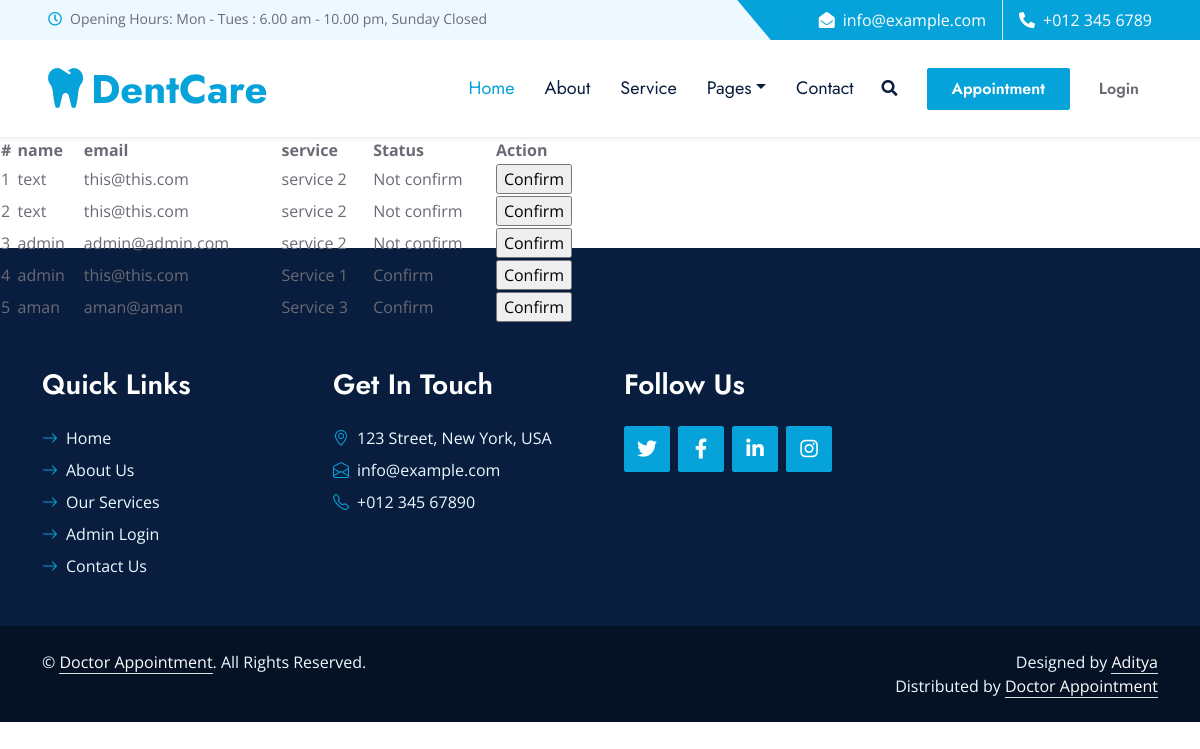
The page /booking1.php on the database its author committed.
### tables this page shows
CREATE TABLE `appointment` (
  `id` int(10) NOT NULL,
  `service` varchar(10) NOT NULL,
  `doctor` varchar(15) NOT NULL,
  `name` varchar(15) NOT NULL,
  `email` varchar(15) NOT NULL,
  `date` varchar(10) NOT NULL,
  `time` varchar(10) NOT NULL,
  `status` varchar(20) NOT NULL DEFAULT 'Not confirm',
  `action` varchar(10) NOT NULL
);

### booking1.php (the view, shortened to what this page needs)
<!DOCTYPE html>
<html>
<?php
include('../admin/includes/head.php');
?>
<body class="hold-transition skin-blue sidebar-mini">
<div class="wrapper">
  <?php
  include('../admin/includes/header.php');
  ?>
  <div class="content-wrapper">
    <table style="width:50%">
        <tr>
        <th>#</th>
            <th>name</th>
            <th>email</th>
            <th>service</th>
            <th>Status</th>
            <th>Action</th>
        </tr>
        <?php
        $count = 1;
        $query = "SELECT * FROM appointment ";
        $data = mysqli_query($connect, $query);
        while ($row = mysqli_fetch_object($data))
        {
            ?>
        <tr>
        <td><?=$count++?></td>
        <td><?=$row->name?></td>
        <td><?=$row->email?></td>
        <td><?=$row->service?></td>
        <td><?=$row->status?></td>
        <td>
            <form action="" method="POST"><input type="hidden" name="hide" value="<?=$row->id?>"><input type="submit" value="Confirm" name="confirm"></form>
        </td>
        </tr>
<?php
        }
        ?>
    </table>
  </div>
</div><?php
include('../admin/includes/footer.php');
?>
</body>
</html>

### includes/head.php (shortened to what this page needs)
<head>
    <link href="https://cdnjs.cloudflare.com/ajax/libs/font-awesome/5.10.0/css/all.min.css" rel="stylesheet">
    <link href="https://cdn.jsdelivr.net/npm/bootstrap-icons@1.4.1/font/bootstrap-icons.css" rel="stylesheet">
    <link href="lib/owlcarousel/assets/owl.carousel.min.css" rel="stylesheet">
    <link href="lib/animate/animate.min.css" rel="stylesheet">
    <link href="lib/tempusdominus/css/tempusdominus-bootstrap-4.min.css" rel="stylesheet" />
    <link href="lib/twentytwenty/twentytwenty.css" rel="stylesheet" />
    <link href="css/bootstrap.min.css" rel="stylesheet">
    <link href="css/style.css" rel="stylesheet">
</head>

### includes/header.php (shortened to what this page needs)
<div class="container-fluid bg-light ps-5 pe-0 d-none d-lg-block">
    <div class="row gx-0">
        <div class="col-md-6 text-center text-lg-start mb-2 mb-lg-0">
            <div class="d-inline-flex align-items-center">
                <small class="py-2"><i class="far fa-clock text-primary me-2"></i>Opening Hours: Mon - Tues : 6.00 am - 10.00 pm, Sunday Closed </small>
            </div>
        </div>
        <div class="col-md-6 text-center text-lg-end">
            <div class="position-relative d-inline-flex align-items-center bg-primary text-white top-shape px-5">
                <div class="me-3 pe-3 border-end py-2">
                    <p class="m-0"><i class="fa fa-envelope-open me-2"></i>info@example.com</p>
                </div>
                <div class="py-2">
                    <p class="m-0"><i class="fa fa-phone-alt me-2"></i>+012 345 6789</p>
                </div>
            </div>
        </div>
    </div>
</div>
<nav class="navbar navbar-expand-lg bg-white navbar-light shadow-sm px-5 py-3 py-lg-0">
    <a href="index.php" class="navbar-brand p-0">
        <h1 class="m-0 text-primary"><i class="fa fa-tooth me-2"></i>DentCare</h1>
    </a>
    <div class="collapse navbar-collapse" id="navbarCollapse">
        <div class="navbar-nav ms-auto py-0">
            <a href="index.php" class="nav-item nav-link active">Home</a>
            <a href="about.php" class="nav-item nav-link">About</a>
            <a href="service.php" class="nav-item nav-link">Service</a>
            <div class="nav-item dropdown">
                <a href="#" class="nav-link dropdown-toggle" data-bs-toggle="dropdown">Pages</a>
            </div>
            <a href="contact.php" class="nav-item nav-link">Contact</a>
        </div>
        <button type="button" class="btn text-dark" data-bs-toggle="modal" data-bs-target="#searchModal"><i class="fa fa-search"></i></button>
        <a href="appointment.php" class="btn btn-primary py-2 px-4 ms-3">Appointment</a>
        <?php
        if(isset($_SESSION['login']))
        {
        ?>
           <a href="includes/logout.php" class="btn btn-xs uppercase ms-3">Logout</a>
           <?php
        }
        else
        {
        ?>
            <a href="login.php" class="btn btn-xs uppercase ms-3">Login</a>
        <?php
        }
        ?>
    </div>
</nav>

### includes/footer.php (shortened to what this page needs)
<div class="container-fluid bg-dark text-light py-5 wow fadeInUp" data-wow-delay="0.3s" style="margin-top: -75px;">
        <div class="container pt-5">
            <div class="row g-5 pt-4">
                <div class="col-lg-3 col-md-6">
                    <h3 class="text-white mb-4">Quick Links</h3>
                    <div class="d-flex flex-column justify-content-start">
                        <a class="text-light mb-2" href="index.php"><i class="bi bi-arrow-right text-primary me-2"></i>Home</a>
                        <a class="text-light mb-2" href="about.php"><i class="bi bi-arrow-right text-primary me-2"></i>About Us</a>
                        <a class="text-light mb-2" href="service.php"><i class="bi bi-arrow-right text-primary me-2"></i>Our Services</a>
                        <a class="text-light mb-2" href="admin/index.php"><i class="bi bi-arrow-right text-primary me-2"></i>Admin Login</a>
                        <a class="text-light" href="contact.php"><i class="bi bi-arrow-right text-primary me-2"></i>Contact Us</a>
                    </div>
                </div>
                <div class="col-lg-3 col-md-6">
                    <h3 class="text-white mb-4">Get In Touch</h3>
                    <p class="mb-2"><i class="bi bi-geo-alt text-primary me-2"></i>123 Street, New York, USA</p>
                    <p class="mb-2"><i class="bi bi-envelope-open text-primary me-2"></i>info@example.com</p>
                    <p class="mb-0"><i class="bi bi-telephone text-primary me-2"></i>+012 345 67890</p>
                </div>
                <div class="col-lg-3 col-md-6">
                    <h3 class="text-white mb-4">Follow Us</h3>
                    <div class="d-flex">
                        <a class="btn btn-lg btn-primary btn-lg-square rounded me-2" href="#"><i class="fab fa-twitter fw-normal"></i></a>
                        <a class="btn btn-lg btn-primary btn-lg-square rounded me-2" href="#"><i class="fab fa-facebook-f fw-normal"></i></a>
                        <a class="btn btn-lg btn-primary btn-lg-square rounded me-2" href="#"><i class="fab fa-linkedin-in fw-normal"></i></a>
                        <a class="btn btn-lg btn-primary btn-lg-square rounded" href="#"><i class="fab fa-instagram fw-normal"></i></a>
                    </div>
                </div>
            </div>
        </div>
    </div>
    <div class="container-fluid text-light py-4" style="background: #051225;">
        <div class="container">
            <div class="row g-0">
                <div class="col-md-6 text-center text-md-start">
                    <p class="mb-md-0">&copy; <a class="text-white border-bottom" href="#">Doctor Appointment</a>. All Rights Reserved.</p>
                </div>
                <div class="col-md-6 text-center text-md-end">
                    <p class="mb-0">Designed by <a class="text-white border-bottom" href="https://google.com">Aditya</a><br>
                        Distributed by <a class="text-white border-bottom" href="https://google.com">Doctor Appointment</a>
                    </p>
                </div>
            </div>
        </div>
    </div>

### css/style.css (style rules this page uses)
:root { --primary: #06A3DA; --secondary: #F57E57; --light: #EEF9FF; --dark: #091E3E; }
h1, h2, .font-weight-bold { font-weight: 700 !important; }
h3, h4, .font-weight-semi-bold { font-weight: 600 !important; }
.btn { font-family: 'Jost', sans-serif; font-weight: 600; transition: .5s; }
.btn-primary, .btn-secondary { color: #FFFFFF; }
.btn-lg-square { width: 46px; height: 46px; }
.btn-square, .btn-sm-square, .btn-lg-square { padding-left: 0; padding-right: 0; text-align: center; }
.top-shape::before { position: absolute; content: ""; width: 35px; height: 100%; top: 0; left: -17px; background: var(--primary); transform: skew(40deg); }
.navbar-light .navbar-nav .nav-link { font-family: 'Jost', sans-serif; padding: 35px 15px; font-size: 18px; color: var(--dark); outline: none; transition: .5s; }
.navbar-light .navbar-nav .nav-link:hover, .navbar-light .navbar-nav .nav-link.active { color: var(--primary); }

### rows shown on the page
appointment: name "text", email "this@this.com", service "service 2", status "Not confirm"
appointment: name "text", email "this@this.com", service "service 2", status "Not confirm"
appointment: name "admin", email "admin@admin.com", service "service 2", status "Not confirm"
appointment: name "admin", email "this@this.com", service "Service 1", status "Confirm"
appointment: name "aman", email "aman@aman", service "Service 3", status "Confirm"
